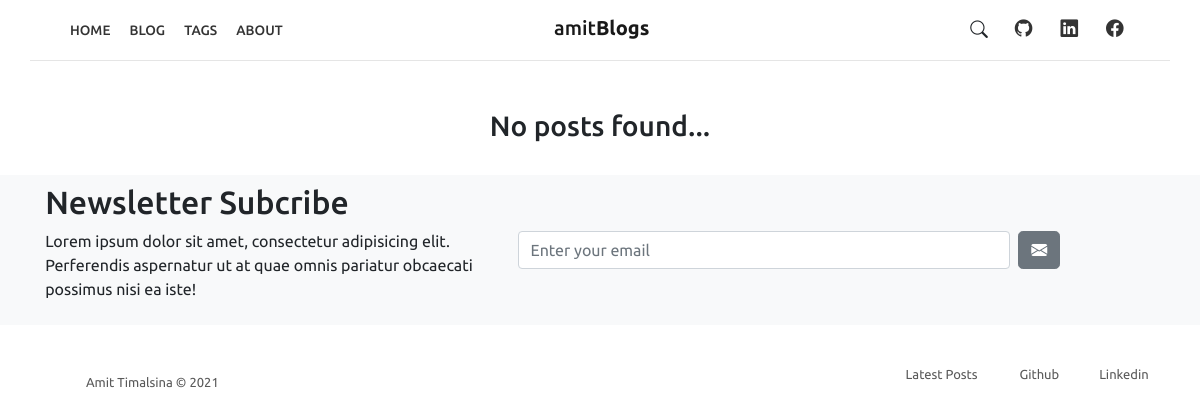
Before: /blog/ with the older database file.
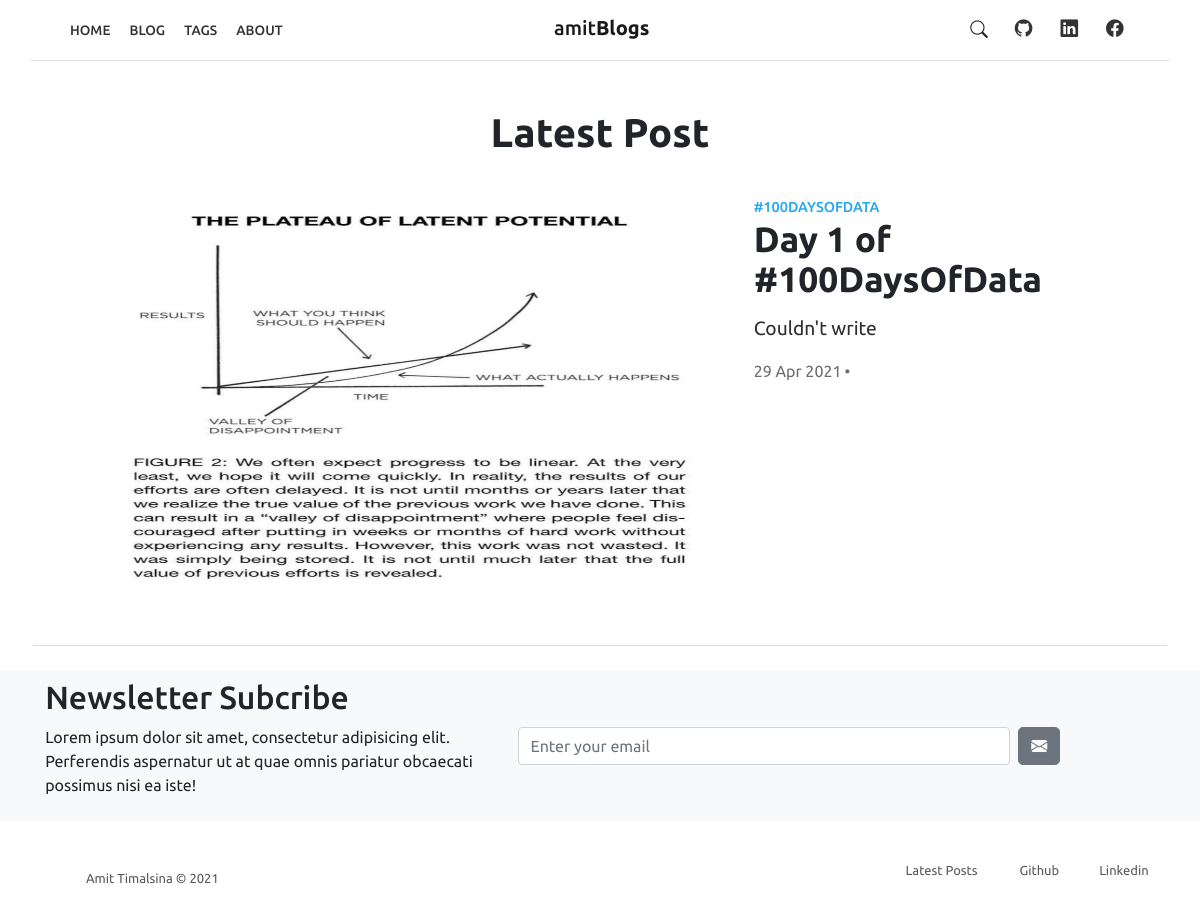
After: the same page with the newer database file.
### blog/models.py (models this page shows, shortened)
class Post(models.Model):
    author = models.ForeignKey(User, on_delete=models.CASCADE, related_name='posts')
    headline = models.CharField(max_length=200)
    sub_headline = models.CharField(max_length=200, null=True, blank=True)
    thumbnail = models.ImageField(null=True, blank=True, upload_to='images', default='/images/placeholder.png')
    body = RichTextUploadingField(null=True, blank=True)
    created = models.DateTimeField(auto_now_add=True)
    active = models.BooleanField(default=False)
    featured = models.BooleanField(default=False)
    trending = models.BooleanField(default=False)
    latest = models.BooleanField(default=False)
    tags = models.ManyToManyField(Tag, null=True, blank=True)
    slug = models.SlugField(null=True, blank=True)
    class Meta:
        ordering = ['-created']

class Tag(models.Model):
    name = models.CharField(max_length=200)
    slug = models.SlugField(null=True, blank=True)
    class Meta:
        ordering = ['name']
    def __str__(self):
        return self.name

### blog/views.py (the view)
# urls.py: path('', views.posts, name='posts'),
def posts(request):
    posts = Post.objects.filter(active=True)
    trending_posts = Post.objects.filter(trending=True)
    myFilter = PostFilter(request.GET, queryset=posts)
    posts = myFilter.qs
    trending_posts = myFilter.qs
    page = request.GET.get('page')
    paginator = Paginator(posts, 5)
    try:
        posts = paginator.page(page)
    except PageNotAnInteger:
        posts = paginator.page(1)
    except EmptyPage:
        posts = paginator.page(paginator.num_pages)
    context = {'posts': posts, 'trending_posts': trending_posts, 'myFilter': myFilter}
    return render(request, 'blog/blog.html', context)

### blog/templatetags/readtime.py (called while the page is built)
def read(html):
    return readtime.of_html(html)

### blog/templates/blog/blog.html (shortened to what this page needs)
{% extends 'blog/main.html' %}
{% load static %}
{% load crispy_forms_tags %}
{% load readtime %}
{% block content %}
<div class="section pt-md-5">
    <div class="container">
        <div class="row justify-content-center">
            {% for post in posts reversed%}
            {% if post.latest %}
            <center>
            <h2 style="font-weight: 700; font-size: 40px; margin-bottom: 1em;">Latest Post</h2>
            </center>
            <div class="col-md-11 col-lg-12 pb-5" style="border-bottom: 1px solid rgba(0, 0, 0, 0.145);">
                <div class="row justify-content-center">
                    <div class="col-lg-7">
                        <div class="img-thumbnail py-2" style="object-position: center;">
                            <a href="{% url 'post' post.slug %}">
                                <img class="img-fluid" src="{{ post.thumbnail.url }}" style="height: 24em; width: 100%;">
                            </a>
                        </div>
                    </div>
                    <div class="col-lg-4 pb-3">
                        <div class="row">
                                {% for tag in post.tags.all|slice:":1" %}
                                <a class="tag" href="{% url 'tag' tag.slug %}">
                                {{tag}}
                                </a>
                                {% endfor %}
                        </div>
                        <div class="row">
                            <h2 class="post-card-title"><a href="{% url 'post' post.slug %}" style="text-decoration: none; color: inherit;">{{ post.headline }}</a></h1>
                        </div>
                        <div class="row">
                            <p class="post-card-text">
                                {{ post.sub_headline }}
                            </p>
                        </div>
                        <div class="row">
                            <span style="color: rgba(0, 0, 0, 0.576);">{{ post.created|date:"d M Y" }}<span style="padding: 3px;">•</span>{{ post.body|readtime }}</span>
                        </div>
                    </div>
                </div>
            </div>
            {% endif %}
            {% empty %}
            <div class="col" style="text-align: center;">
                <h3>No posts found...</h3>
            </div>
            {% endfor %}
        </div>
    </div>
</div>
{% endblock content %}

Changed rows visible on the page:
added Post: thumbnail (picture), headline "Day 1 of #100DaysOfData", sub_headline "Couldn't write", created "29 Apr 2021"
added Tag: name "#100DAYSOFDATA"
Other visible differences:
text no longer shown: "No posts found..."
